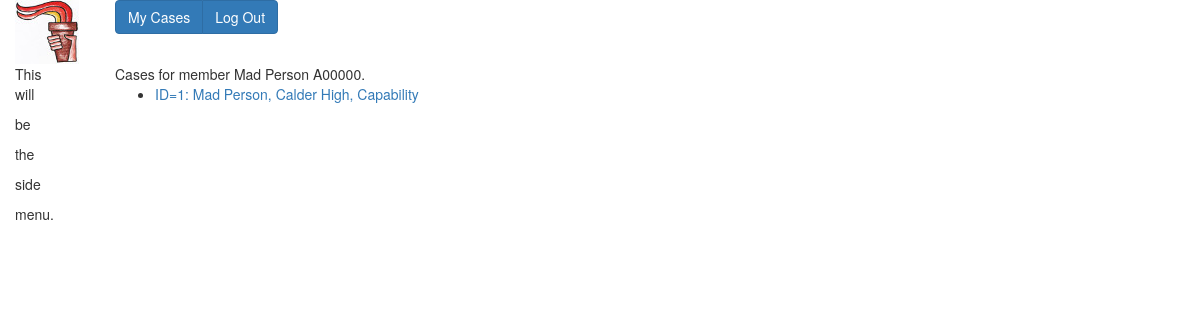
The page /member/A00000 on the database its author committed.
### caseworkclub/models.py (models this page shows, shortened)
class Person(models.Model): #Base for all the people classes
    surname = models.CharField(max_length=20)
    first_names = models.CharField(max_length=20)
    def full_name(self):
        return("{} {}".format(self.first_names,self.surname))
    email = models.EmailField(blank=True)
    phone = models.CharField(max_length=11,validators=[caseworkclub.validators.phone_validator],blank=True)
    mobile = models.CharField(max_length=11,validators=[caseworkclub.validators.phone_validator],blank=True)
    workplace = models.ManyToManyField(Workplace,through='Job')

class Member(Person):
    membership_number = models.CharField(max_length=6,primary_key=True,validators=[caseworkclub.validators.membership_number_validator])
    association = models.ForeignKey('Association')
    def cases_of_member(self):
        return(Case.objects.filter(member=self))

class Person(models.Model): #Base for all the people classes
    surname = models.CharField(max_length=20)
    first_names = models.CharField(max_length=20)
    def full_name(self):
        return("{} {}".format(self.first_names,self.surname))
    email = models.EmailField(blank=True)
    phone = models.CharField(max_length=11,validators=[caseworkclub.validators.phone_validator],blank=True)
    mobile = models.CharField(max_length=11,validators=[caseworkclub.validators.phone_validator],blank=True)
    workplace = models.ManyToManyField(Workplace,through='Job')

class Case(models.Model):
    def __str__(self):
        return("ID={}: {} {}, {}, {}".format(self.id,self.member.first_names,self.member.surname,self.workplace,self.caseworktype))
    member = models.ForeignKey(Member,on_delete=models.CASCADE)
    caseworktype = models.ForeignKey(CaseworkType)
    opened = models.DateField()
    closed = models.DateField(blank=True,null=True)
    workplace = models.ForeignKey('Workplace',on_delete=models.CASCADE)
    caseworker = models.ForeignKey('Caseworker')

class Workplace(models.Model):
    name = models.CharField(max_length=30)
    employer = models.ForeignKey('Employer')
    def __str__(self):
        return(self.name)

class CaseworkType(models.Model):
    typename = models.CharField(max_length = 20)
    def __str__(self):
        return(self.typename)

### caseworkclub/views.py (the view)
# urls.py: url(r'member/(?P<pk>'+membership_number_regex+r')',views.MemberView.as_view(),name='member'),
class MemberView(generic.DetailView):
    model = models.Member

### caseworkclub/templates/caseworkclub/member_detail.html
{% extends 'caseworkclub/base.html'%}
{% block main %}
    {% if object.cases_of_member %}
        Cases for member {{ object.full_name }} {{object.membership_number}}.
        <ul>
        {% for case in object.cases_of_member %}
            <li><a href="/case/{{case.id}}/">{{case}}
            </a>
            </li>
            {% endfor %}
        </ul>
        {% else %}
            <p> No cases!</p>
    {% endif%}
{% endblock %}

### rows shown on the page
Member: full_name "Mad Person", membership_number "A00000"
Case: id+member+workplace "ID=1: Mad Person, Calder High, Capability"
